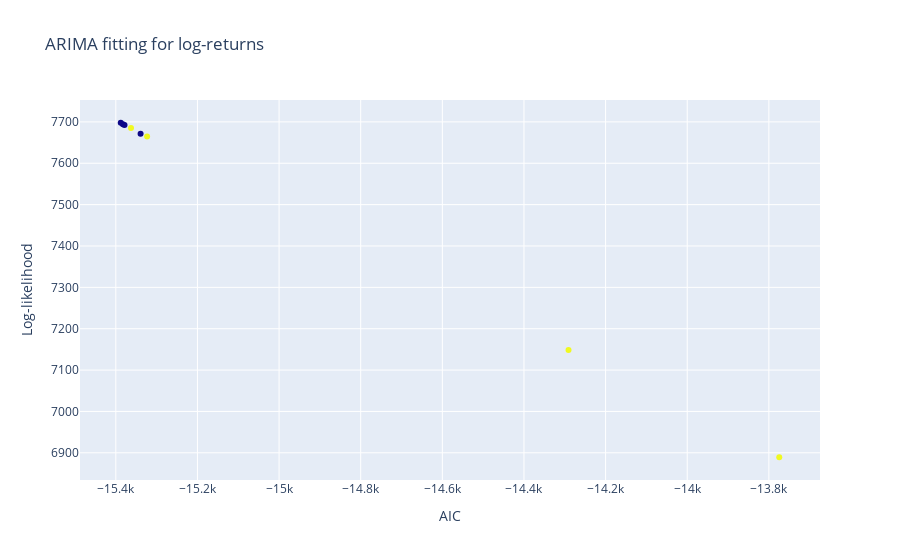

Notebook source saved alongside this figure:
### Code cell
fig = go.Figure(data=go.Scatter(x=results["AIC"],
                                y=results["Log-likelihood"],
                                mode='markers',
                                marker_color=results["index"].apply(lambda x: x[1]),
                                text=results["index"].astype("str")))
fig.update_layout(
    title='ARIMA fitting for log-returns',
    xaxis_title="AIC",
    yaxis_title="Log-likelihood",
)
fig.show()

### Figure 1 — Plotly figure (JSON) as saved in the notebook; plotly's stock layout.template omitted (floating-point values rounded to 4 significant figures)
{"data": [{"marker": {"color": [0, 0, 1, 1, 0, 0, 1, 1]}, "mode": "markers", "text": ["(0, 0, 0)", "(0, 0, 1)", "(0, 1, 0)", "(0, 1, 1)", "(1, 0, 0)", "(1, 0, 1)", "(1, 1, 0)", "(1, 1, 1)"], "type": "scatter", "x": [-15340.0, -15380.0, -13770.0, -15320.0, -15380.0, -15390.0, -14290.0, -15360.0], "y": [7672.0, 7694.0, 6889.0, 7665.0, 7692.0, 7698.0, 7148.0, 7685.0]}], "layout": {"title": {"text": "ARIMA fitting for log-returns"}, "xaxis": {"title": {"text": "AIC"}}, "yaxis": {"title": {"text": "Log-likelihood"}}}}
